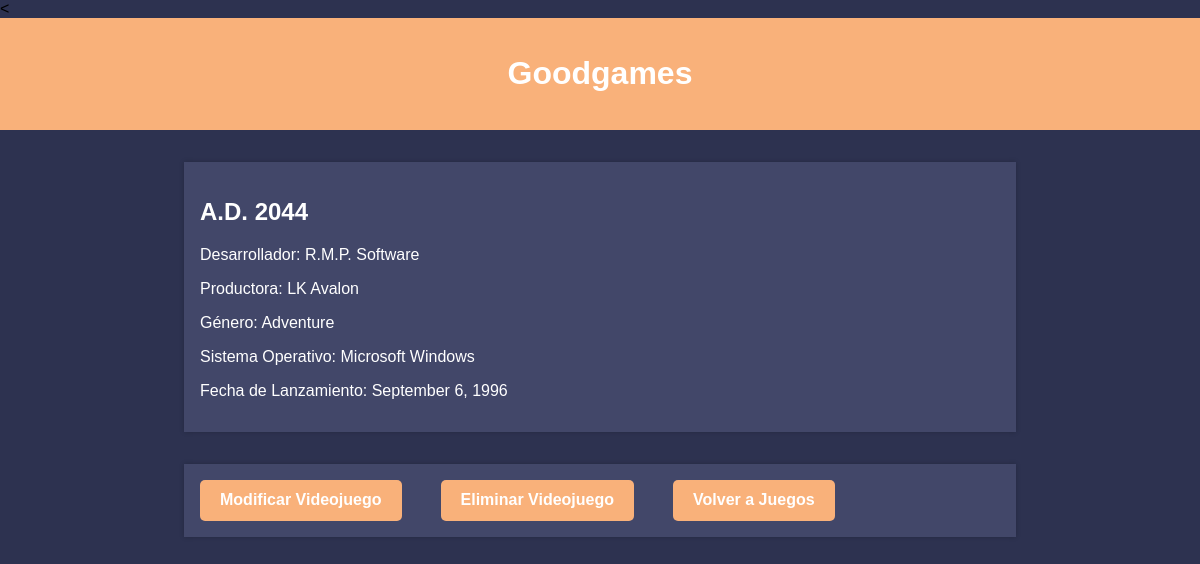
Screenshot of /app/ver_videojuego.php?id=4 (signed in) with the database file from the repository.
### tables this page shows
CREATE TABLE `mytable` (
  `id` int(10) UNSIGNED NOT NULL,
  `Name` varchar(59) NOT NULL,
  `Developer` varchar(101) NOT NULL,
  `Producer` varchar(80) NOT NULL,
  `Genre` varchar(64) NOT NULL,
  `Operating_System` varchar(73) NOT NULL,
  `Date_Released` varchar(63) NOT NULL
);

### app/ver_videojuego.php (the view, shortened to what this page needs)
<!DOCTYPE html>
<html>
<head>
    <link rel="stylesheet" href="styles.css">
</head>
<body>
    <header>
        <h1>Goodgames</h1>
    </header>
    <main>
        <section>
<?php
include("config.php");
if (isset($_GET['id'])) {
    $videojuegoId = $_GET['id'];
}
    $sql = "SELECT * FROM mytable WHERE id = $videojuegoId";
    $stmt = mysqli_prepare($conn, $sql);
    mysqli_stmt_bind_param($stmt, "i", $videojuegoId);
    mysqli_stmt_execute($stmt);
    $result = mysqli_stmt_get_result($stmt);
    if ($result->num_rows > 0){
        $row = $result->fetch_assoc();
        echo "<h2>" . $row["Name"] . "</h2>";
        echo "<p>Desarrollador: " . $row["Developer"] . "</p>";
        echo "<p>Productora: " . $row["Producer"] . "</p>";
        echo "<p>Género: " . $row["Genre"] . "</p>";
        echo "<p>Sistema Operativo: " . $row["Operating_System"] . "</p>";
        echo "<p>Fecha de Lanzamiento: " . $row["Date_Released"] . "</p>";
    }
?>
</section>
    </main>
    <main>
        <div class="button-container">
        <button class="button secondary-button" onclick= "window.location.href='modificar_videojuego.php?id=<?php echo $row['id']?>'">Modificar Videojuego</button>
        <pre>     </pre>
        <button class="button secondary-button" onclick= "eliminarVideojuego(<?php echo $row['id']; ?>)">Eliminar Videojuego</button>
            <pre>     </pre>
            <button class="button secondary-button" onclick="window.location.href='principal.php'">Volver a Juegos</button>
        </div>
    </main>
</body>
</html>

### app/styles.css (style rules this page uses)
body { font-family: Arial, sans-serif; background-color: #2D3250; margin: 0; padding: 0; }
header { background-color: #F9B17A; color: #FFFFFF; text-align: center; padding: 1rem; }
main { max-width: 800px; margin: 2rem auto; padding: 1rem; background-color: #424769; color: #FFFFFF; box-shadow: 0 0 5px rgba(0, 0, 0, 0.2); }
.button-container { display: flex; }
.button { display: inline-block; padding: 10px 20px; background-color: #3498db; color: #fff; font-size: 16px; font-weight: bold; text-align: center; text-decoration: none; border: none; border-radius: 5px; cursor: pointer; transition: background-color 0.3s ease; }
.secondary-button { background-color: #F9B17A; }

### rows the page displays
mytable: Name "A.D. 2044", Developer "R.M.P. Software", Producer "LK Avalon", Genre "Adventure", Operating_System "Microsoft Windows", Date_Released "September 6, 1996"
